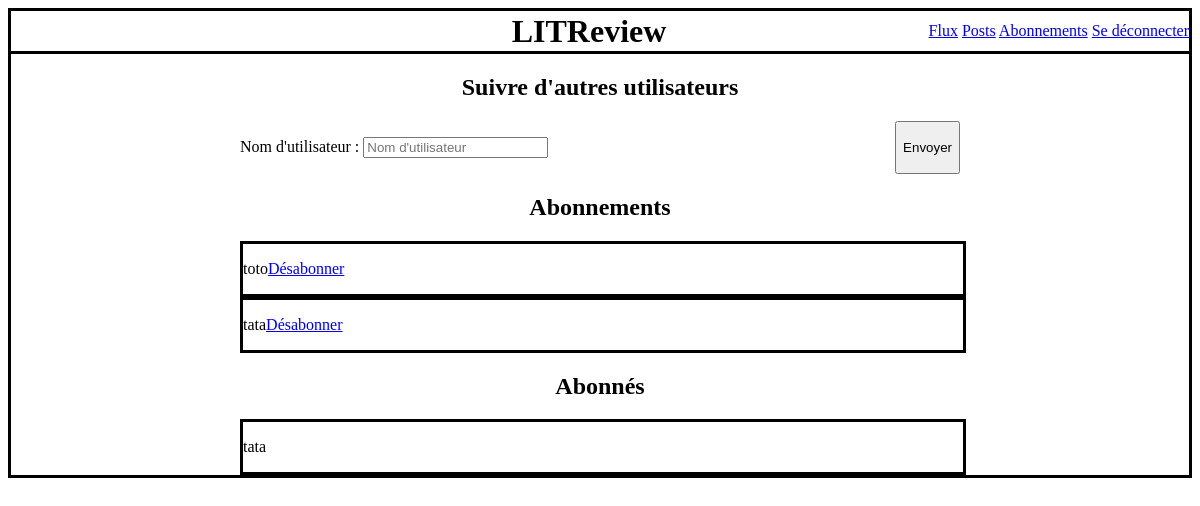
The app's page /follow/ (signed in), older data.
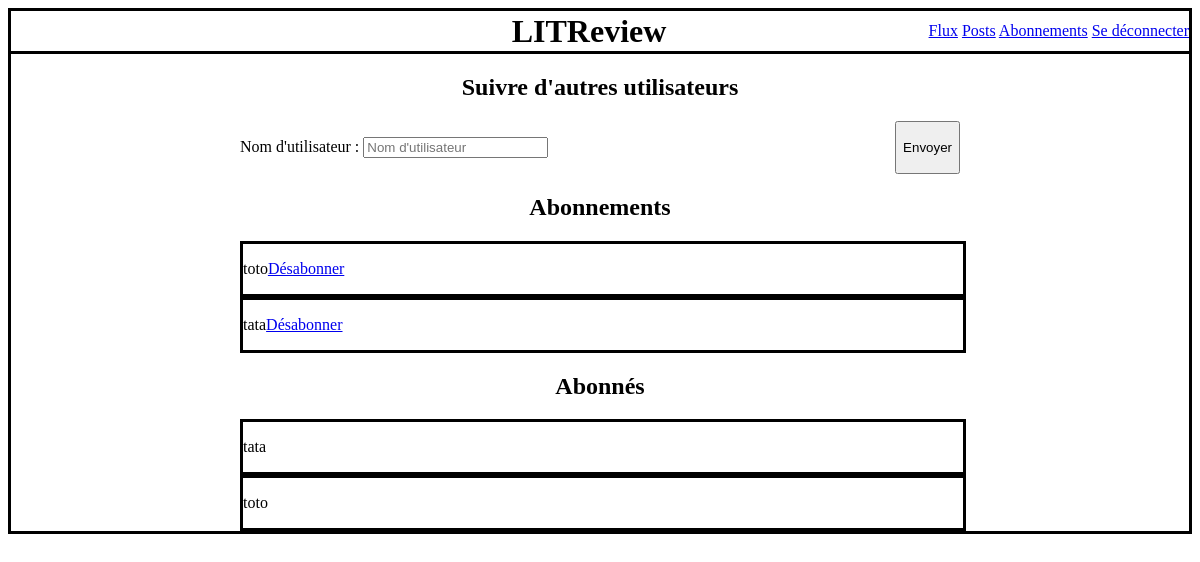
The same page, newer data.
### review/models.py (models this page shows)
class UserFollows(models.Model):
    user = models.ForeignKey(to=settings.AUTH_USER_MODEL, on_delete=models.CASCADE, related_name="following")
    followed_user = models.ForeignKey(to=settings.AUTH_USER_MODEL, on_delete=models.CASCADE, related_name="followed_by")
    class Meta:
        unique_together = ('user', 'followed_user', )

### authentication/models.py (models this page shows)
class User(AbstractBaseUser):
    username = models.CharField(max_length=150, unique=True)
    objects = UserManager()
    USERNAME_FIELD = 'username'

### review/views.py (the view, shortened to what this page needs)
# urls.py: path("follow/", review.views.FollowPage.as_view(), name="followed-users"),
class FollowPage(View):
    form = forms.UserFollowsForm
    def get(self, request):
        form = self.form()
        follows = models.UserFollows.objects.filter(user=request.user)
        followers = models.UserFollows.objects.filter(followed_user=request.user)
        return render(request,
                      "review/followed_users.html",
                      {"follows": follows,
                       "form": form,
                       "followers": followers})

### review/forms.py
class UserFollowsForm(forms.ModelForm):
    class Meta:
        model = models.UserFollows
        fields = ["followed_user", ]
        labels = {
            "followed_user": "Nom d'utilisateur"
        }
        widgets = {
            "followed_user": forms.TextInput(attrs={
                'placeholder': "Nom d'utilisateur"
            })
        }

### review/templates/review/followed_users.html (shortened to what this page needs)
{% extends "base.html" %}
{% load static %}
{% block style %}
  <link rel="stylesheet" href="{% static 'authentication/style.css' %}" />
{% endblock %}
{% block content %}
<div id="follow-page">
    <div>
        <h2>Suivre d'autres utilisateurs</h2>
        <form method="post">
            {{ form.as_p }}
            <button type="submit">Envoyer</button>
        </form>
    </div>
    <div>
        <h2>Abonnements</h2>
        {% if follows %}
            {% for follow in follows %}
                <div id="followed">
                    <p>{{ follow.followed_user }}</p>
                    <a href="{% url 'delete-follow' follow.id %}">Désabonner</a>
                </div>
            {% endfor %}
        {% else %}
            <p>Vous ne suivez pas encore d'utilisateurs.</p>
        {% endif %}
    </div>
    <div>
        <h2>Abonnés</h2>
        {% if followers %}
            {% for follower in followers %}
                <div>
                    <p>{{ follower.user }}</p>
                </div>
            {% endfor %}
        {% else %}
            <p>Personne ne vous suit.</p>
        {% endif %}
    </div>
</div>
{% endblock %}

Row changes from the older to the newer data that the page shows:
added UserFollows: user "toto", shown under "Abonnés"
